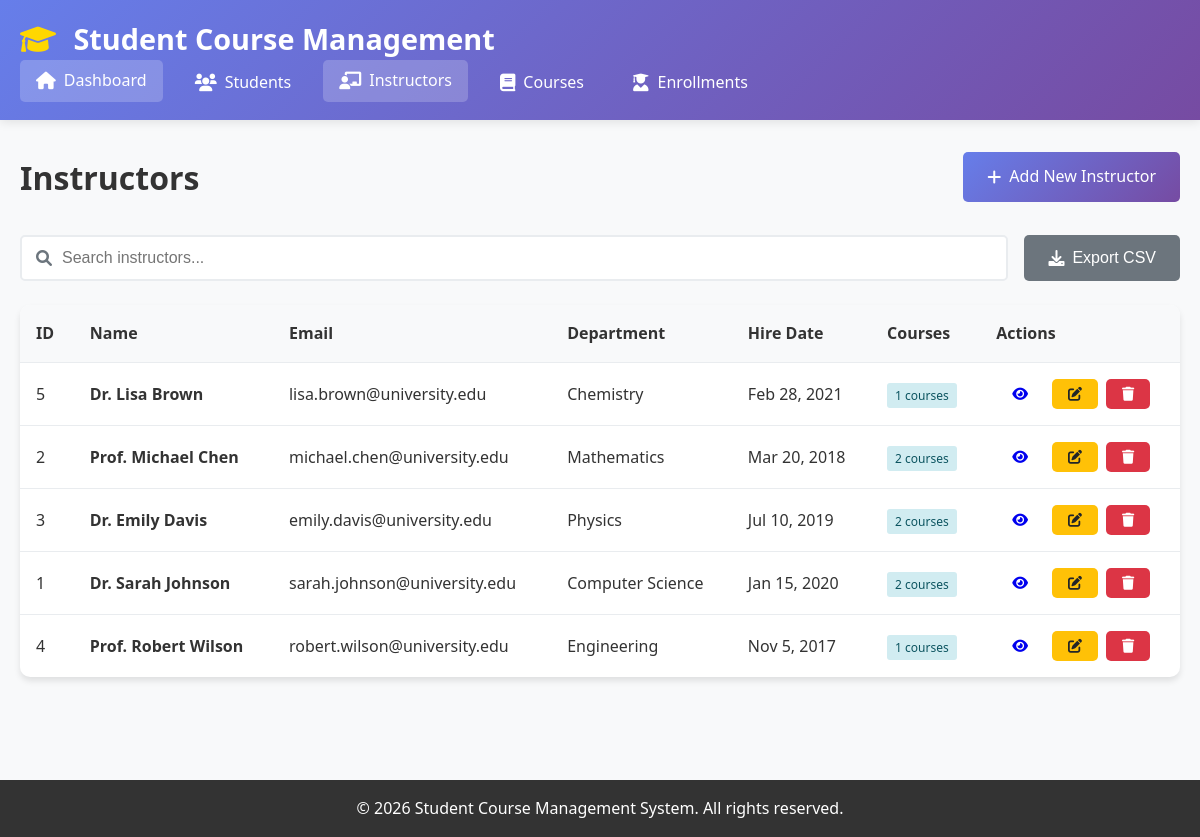
Screenshot of /pages/instructors/index.php with the database file from the repository.
### tables this page shows
CREATE TABLE instructors (
    instructor_id INT AUTO_INCREMENT PRIMARY KEY,
    first_name VARCHAR(50) NOT NULL,
    last_name VARCHAR(50) NOT NULL,
    email VARCHAR(100) UNIQUE NOT NULL,
    department VARCHAR(100),
    hire_date DATE,
    created_at TIMESTAMP DEFAULT CURRENT_TIMESTAMP,
    updated_at TIMESTAMP DEFAULT CURRENT_TIMESTAMP ON UPDATE CURRENT_TIMESTAMP
);

### config/database.php (called while the page is built, shortened)
<?php
class Database {
    private static $instance = null;
    private $connection;
    private function __construct() {
        try {
            $dsn = "mysql:host=" . DB_HOST . ";dbname=" . DB_NAME . ";charset=" . DB_CHARSET;
            $options = [
                PDO::ATTR_ERRMODE => PDO::ERRMODE_EXCEPTION,
                PDO::ATTR_DEFAULT_FETCH_MODE => PDO::FETCH_ASSOC,
                PDO::ATTR_EMULATE_PREPARES => false,
            ];
            $this->connection = new PDO($dsn, DB_USER, DB_PASS, $options);
        } catch (PDOException $e) {
            error_log("Database connection failed: " . $e->getMessage());
            throw new Exception("Database connection failed. Please try again later.");
        }
    }
    public static function getInstance() {
        if (self::$instance === null) {
            self::$instance = new self();
        }
        return self::$instance;
    }
    public function query($sql, $params = []) {
        try {
            $stmt = $this->connection->prepare($sql);
            $stmt->execute($params);
            return $stmt;
        } catch (PDOException $e) {
            error_log("Database query failed: " . $e->getMessage());
            throw new Exception("Database operation failed. Please try again.");
        }
    }
}
function getDB() {
    return Database::getInstance();
}
?>

### pages/instructors/index.php (the view, shortened to what this page needs)
<?php
require_once '../../includes/header.php';
try {
    $db = getDB();
    $search = isset($_GET['search']) ? trim($_GET['search']) : '';
    $where_clause = '';
    $params = [];
    $sql = "
        SELECT i.*,
               COUNT(c.course_id) as course_count
        FROM instructors i
        LEFT JOIN courses c ON i.instructor_id = c.instructor_id
        $where_clause
        GROUP BY i.instructor_id
        ORDER BY i.last_name, i.first_name
    ";
    $stmt = $db->query($sql, $params);
    $instructors = $stmt->fetchAll();
} catch (Exception $e) {
    $_SESSION['message'] = "Error loading instructors: " . $e->getMessage();
    $_SESSION['message_type'] = 'error';
    $instructors = [];
}
?>
<div class="page-header">
    <h1 class="page-title">Instructors</h1>
    <a href="create.php" class="btn btn-primary">
        <i class="fas fa-plus"></i> Add New Instructor
    </a>
</div>
<div class="search-container">
    <div class="search-box">
        <i class="fas fa-search"></i>
        <input type="text" id="searchInput" placeholder="Search instructors..."
               value="<?php echo htmlspecialchars($search); ?>">
    </div>
    <button onclick="exportToCSV('instructorsTable', 'instructors.csv')" class="btn btn-secondary">
        <i class="fas fa-download"></i> Export CSV
    </button>
</div>
<div class="table-container">
    <table class="table" id="instructorsTable">
        <thead>
            <tr>
                <th>ID</th>
                <th>Name</th>
                <th>Email</th>
                <th>Department</th>
                <th>Hire Date</th>
                <th>Courses</th>
                <th>Actions</th>
            </tr>
        </thead>
        <tbody>
            <?php if (!empty($instructors)): ?>
                <?php foreach ($instructors as $instructor): ?>
                    <tr>
                        <td><?php echo $instructor['instructor_id']; ?></td>
                        <td>
                            <strong><?php echo htmlspecialchars($instructor['first_name'] . ' ' . $instructor['last_name']); ?></strong>
                        </td>
                        <td><?php echo htmlspecialchars($instructor['email']); ?></td>
                        <td><?php echo htmlspecialchars($instructor['department'] ?: '-'); ?></td>
                        <td>
                            <?php echo $instructor['hire_date'] ? date('M j, Y', strtotime($instructor['hire_date'])) : '-'; ?>
                        </td>
                        <td>
                            <span class="badge badge-info">
                                <?php echo $instructor['course_count']; ?> courses
                            </span>
                        </td>
                        <td>
                            <div class="d-flex gap-1">
                                <a href="view.php?id=<?php echo $instructor['instructor_id']; ?>"
                                   class="btn btn-sm btn-info" title="View Details">
                                    <i class="fas fa-eye"></i>
                                </a>
                                <a href="edit.php?id=<?php echo $instructor['instructor_id']; ?>"
                                   class="btn btn-sm btn-warning" title="Edit">
                                    <i class="fas fa-edit"></i>
                                </a>
                                <a href="delete.php?id=<?php echo $instructor['instructor_id']; ?>"
                                   class="btn btn-sm btn-danger btn-delete"
                                   data-confirm="Are you sure you want to delete this instructor? This will unassign all their courses."
                                   title="Delete">
                                    <i class="fas fa-trash"></i>
                                </a>
                            </div>
                        </td>
                    </tr>
                <?php endforeach; ?>
            <?php endif; ?>
        </tbody>
    </table>
</div>
<?php require_once '../../includes/footer.php'; ?>

### css/style.css (style rules this page uses)
* { margin: 0; padding: 0; box-sizing: border-box; }
body { font-family: 'Segoe UI', Tahoma, Geneva, Verdana, sans-serif; line-height: 1.6; color: #333; background-color: #f8f9fa; }
.page-header { display: flex; justify-content: space-between; align-items: center; margin-bottom: 2rem; flex-wrap: wrap; gap: 1rem; }
.page-title { font-size: 2rem; color: #333; margin: 0; }
.btn { display: inline-flex; align-items: center; gap: 0.5rem; padding: 0.75rem 1.5rem; border: none; border-radius: 5px; text-decoration: none; font-size: 1rem; font-weight: 500; cursor: pointer; transition: all 0.3s ease; text-align: center; }
.btn-primary { background: linear-gradient(135deg, #667eea 0%, #764ba2 100%); color: white; }
.btn-warning { background: #ffc107; color: #212529; }
.btn-danger { background: #dc3545; color: white; }
.btn-secondary { background: #6c757d; color: white; }
.btn-sm { padding: 0.5rem 1rem; font-size: 0.875rem; }
.table-container { background: white; border-radius: 10px; box-shadow: 0 4px 6px rgba(0,0,0,0.1); overflow: hidden; }
.table { width: 100%; border-collapse: collapse; }
.table th, .table td { padding: 1rem; text-align: left; border-bottom: 1px solid #e9ecef; }
.table th { background-color: #f8f9fa; font-weight: 600; color: #333; }
.table tbody tr:last-child td { border-bottom: none; }
.search-container { display: flex; gap: 1rem; margin-bottom: 1.5rem; flex-wrap: wrap; }
.search-box { flex: 1; min-width: 200px; position: relative; }
.search-box input { width: 100%; padding: 0.75rem 1rem 0.75rem 2.5rem; border: 2px solid #e9ecef; border-radius: 5px; font-size: 1rem; }
.search-box i { position: absolute; left: 1rem; top: 50%; transform: translateY(-50%); color: #6c757d; }
.d-flex { display: flex; }
.gap-1 { gap: 0.5rem; }
.badge { padding: 0.25rem 0.5rem; border-radius: 3px; font-size: 0.75rem; font-weight: 500; }
.badge-info { background-color: #d1ecf1; color: #0c5460; }

### rows the page displays
instructors: instructor_id "5", first_name+last_name "Dr. Lisa Brown", email "lisa.brown@university.edu", department "Chemistry", hire_date "Feb 28, 2021", course_count "1"
instructors: instructor_id "2", first_name+last_name "Prof. Michael Chen", email "michael.chen@university.edu", department "Mathematics", hire_date "Mar 20, 2018", course_count "2"
instructors: instructor_id "3", first_name+last_name "Dr. Emily Davis", email "emily.davis@university.edu", department "Physics", hire_date "Jul 10, 2019", course_count "2"
instructors: instructor_id "1", first_name+last_name "Dr. Sarah Johnson", email "sarah.johnson@university.edu", department "Computer Science", hire_date "Jan 15, 2020", course_count "2"
instructors: instructor_id "4", first_name+last_name "Prof. Robert Wilson", email "robert.wilson@university.edu", department "Engineering", hire_date "Nov 5, 2017", course_count "1"
